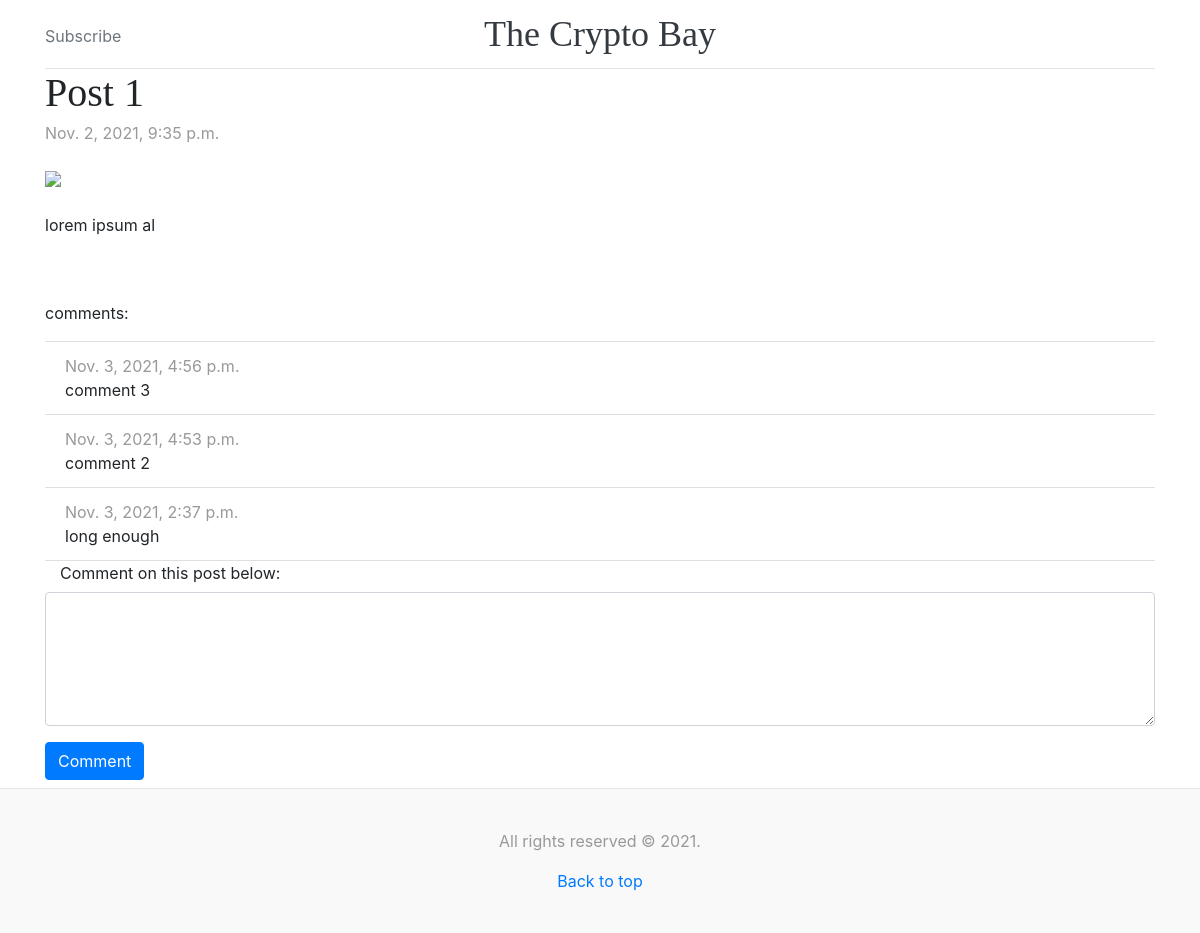
The app's page /1/, older data.
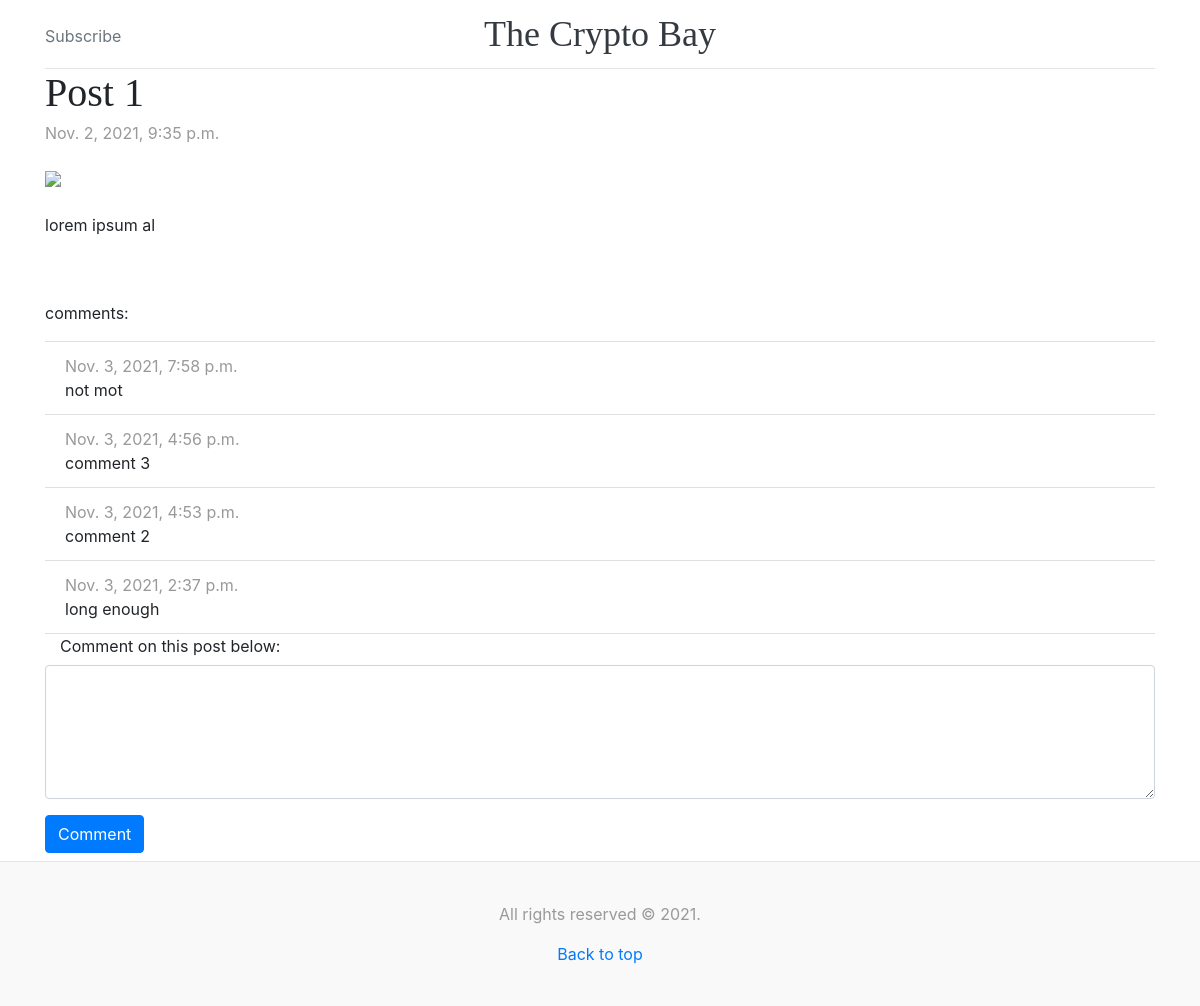
The same page, newer data.
### blog/models.py (models this page shows, shortened)
class Comment(models.Model):
    entry = models.ForeignKey(Entry, on_delete=models.CASCADE)
    comment_text = models.CharField(max_length=300)
    pub_date = models.DateTimeField('date published')

### blog/views.py (the view)
# urls.py: path('<int:pk>/', views.EntryDetailView.as_view(), name='detail'),
class EntryDetailView(generic.DetailView):
    model = Entry

### blog/templates/blog/entry_detail.html (shortened to what this page needs)
{% extends "blog/base.html" %}
{% load static %}
{% block content %}
    <div class="container">
        <div class="blog-post">
            <h2 class="blog-post-title">{{ entry.entry_title }}</h2>
            <p class="blog-post-meta">{{ entry.pub_date }}</p>
            <img class="img-fluid" src="{% static 'blog/media/3.jpg' %}" width="600"><br><br>
            <p>{{ entry.entry_content }}</p>
        </div>
        <p>comments:</p>
        <ul class="list-group list-group-flush">
            {% for comment in entry.comment_set.all|dictsortreversed:"pub_date" %}
                <li class="list-group-item">
                    <span class="blog-post-meta">{{ comment.pub_date }}</span><br>
                    {{ comment.comment_text }}
                </li>
            {% endfor %}
        </ul>
        <div class="form-group">
            <form action="{% url 'blog:comment' entry.id %}" method="post">
                <fieldset class="form-group">
                    <legend class="col-form-label col-sm-12 pt-0">Comment on this post below:</legend>
                    <textarea class="form-control" name="comment" id="{{ entry.id }}" rows="5"></textarea>
                </fieldset>
                <input class="btn btn-primary mb-2" type="submit" value="Comment">
            </form>
        </div>
    </div>
{% endblock %}

Row changes from the older to the newer data that the page shows:
added Comment: pub_date "Nov. 3, 2021, 7:58 p.m.", comment_text "not mot"
